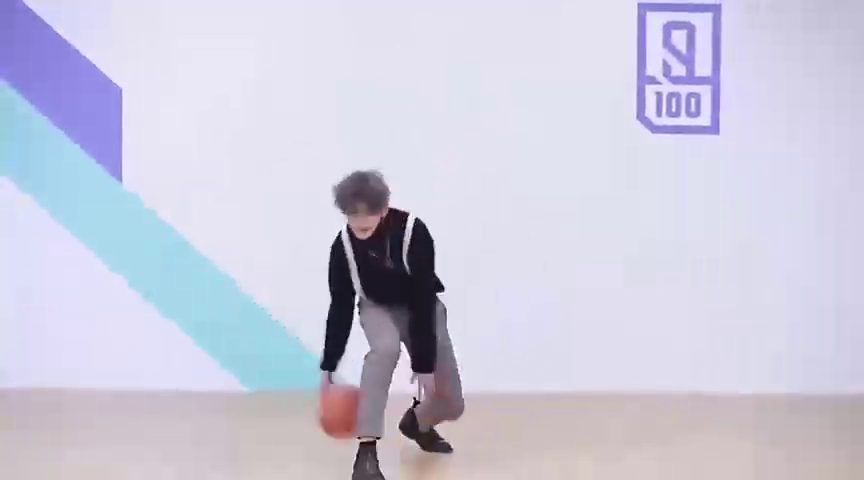
#> input picture frame 33 of resources/inputs/videos/kunkun_cut.mp4, 864 x 480 px, given in place of demo.mp4, which was not available
$ python play_video.py
#> lines starting #> are read from the running program, lines starting #| are printed output that depends on the picture; after the words box and inside, x2 and y2 are one past the last pixel; in counts of white or black regions, pixels touching at a corner belong together
import cv2

if __name__ == '__main__':
    filepath = 'resources/inputs/videos/demo.mp4'
    cap = cv2.VideoCapture(filepath)

    fps = cap.get(cv2.CAP_PROP_FPS)
    print("fps: {:.2f}".format(fps))
    pause = int(1000 / fps)
    while True:
        ret, frame = cap.read()
#> frame is the input picture: shape (480, 864, 3); mean B, G, R 221.4, 203.1, 204.6
        if ret != 1:
            break
        cv2.putText(frame, "FPS: %f" % fps, (10, 10), cv2.FONT_HERSHEY_SIMPLEX, 0.5, (0, 255, 0), 2)
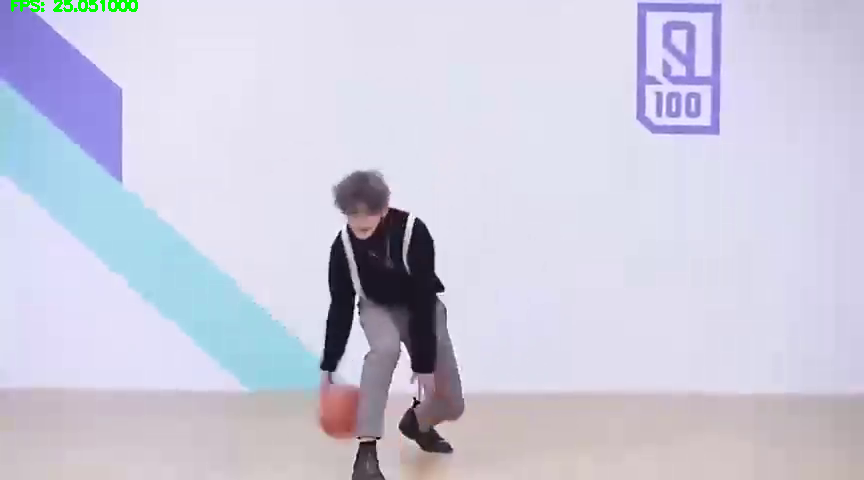
#> frame: shape (480, 864, 3); 0.2% of pixels changed, all inside (x1, y1, x2, y2) = (11, 0, 138, 12)
        cv2.imshow("video", frame)
        if cv2.waitKey(pause) & 0xff == ord('q'):
#> (key q is pressed here)
            break

    if cv2.waitKey(pause) & 0xff == ord('q'):
#> (key q is pressed here)
        cap.release()
        cv2.destroyAllWindows()

$ run again, starting later in the video
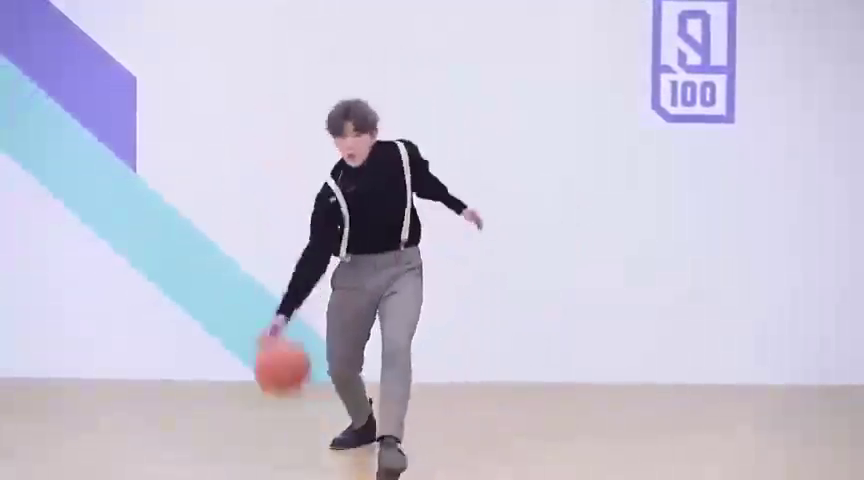
#> input picture frame 152 of resources/inputs/videos/kunkun_cut.mp4, 864 x 480 px, given in place of demo.mp4, which was not available
#> frame is the input picture: shape (480, 864, 3); mean B, G, R 217.9, 199.4, 201.9
#> `cv2.putText(frame, "FPS: %f" % fps, (10, 10), cv2.FONT_HERSHEY_SIMPLEX..`:
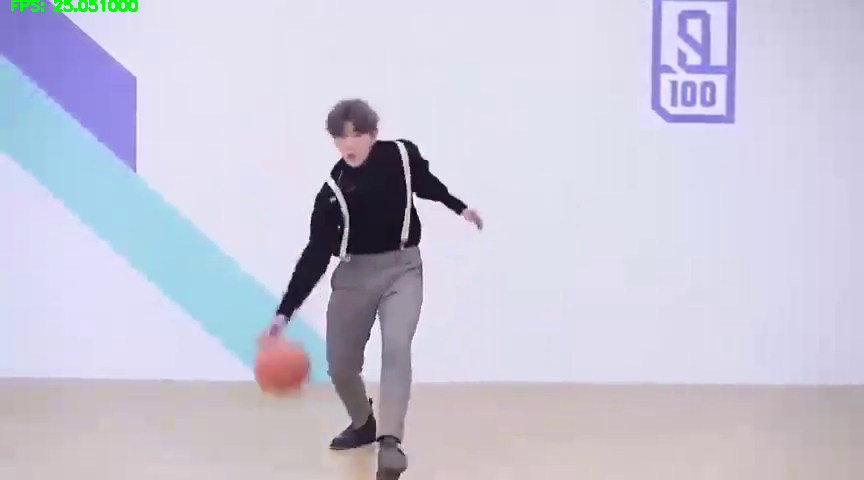
#> frame: shape (480, 864, 3); 0.2% of pixels changed, all inside (x1, y1, x2, y2) = (11, 0, 138, 12)

$ run again, starting later in the video
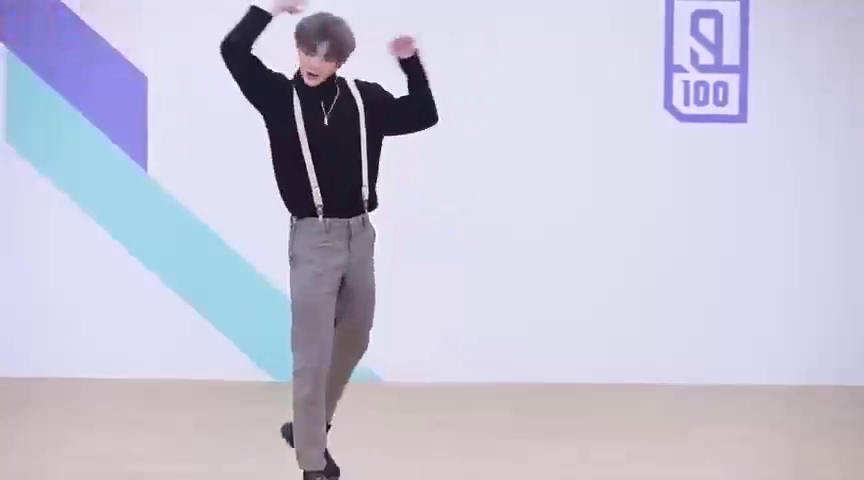
#> input picture frame 270 of resources/inputs/videos/kunkun_cut.mp4, 864 x 480 px, given in place of demo.mp4, which was not available
#> frame is the input picture: shape (480, 864, 3); mean B, G, R 214.8, 196.1, 197.6
#> `cv2.putText(frame, "FPS: %f" % fps, (10, 10), cv2.FONT_HERSHEY_SIMPLEX..`:
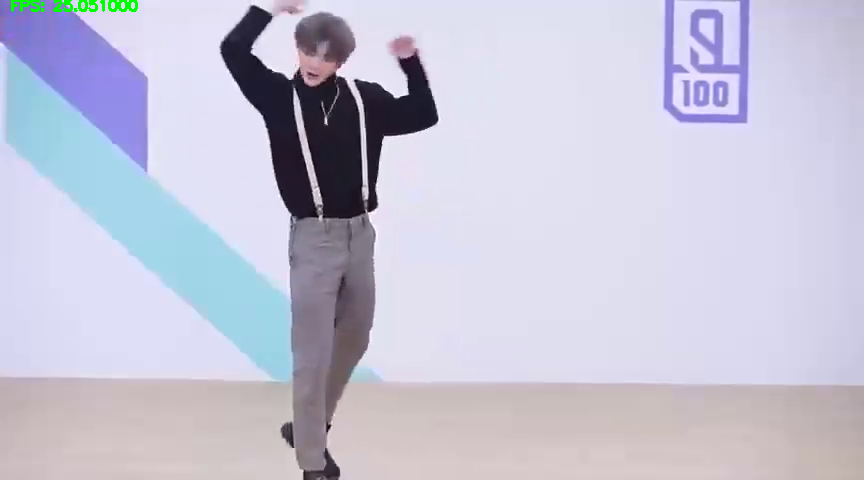
#> frame: shape (480, 864, 3); 0.2% of pixels changed, all inside (x1, y1, x2, y2) = (11, 0, 138, 12)
